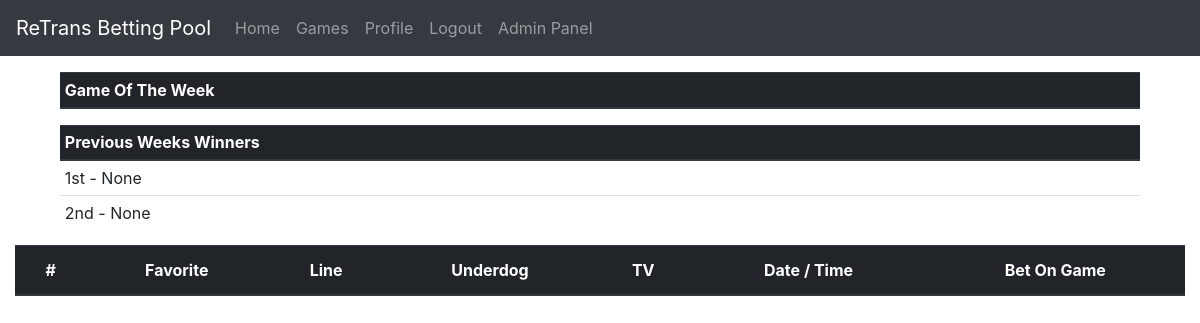
Before: / (signed in) with the older database file.
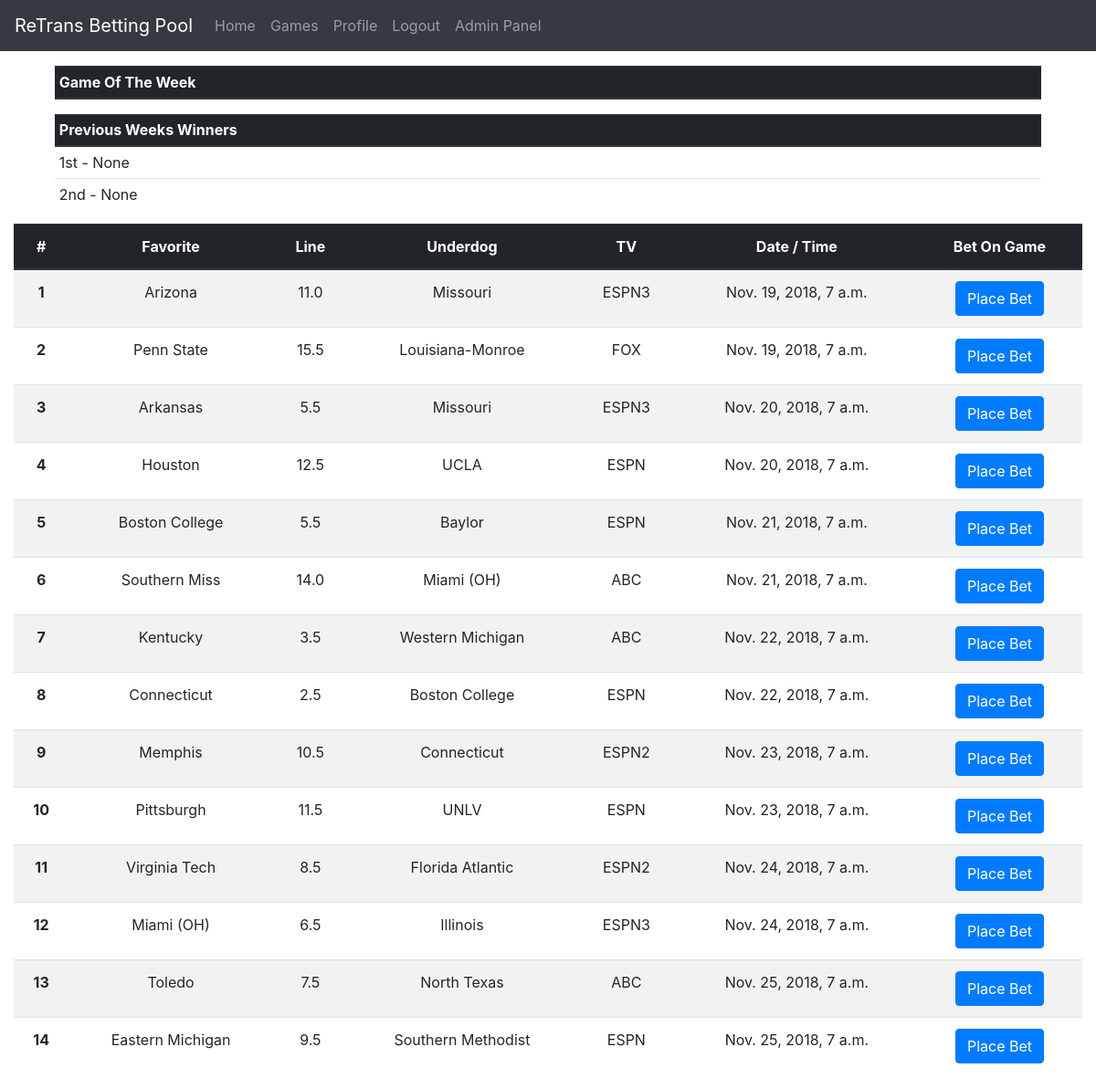
After: the same page with the newer database file.
### pool/models.py (models this page shows, shortened)
class Game(models.Model):
    favorite = models.ForeignKey(Team, on_delete=models.CASCADE, related_name='favorite')
    underdog = models.ForeignKey(Team, on_delete=models.CASCADE, related_name='underdog')
    home = models.ForeignKey(Team, on_delete=models.CASCADE, related_name='home')
    tv = models.CharField(max_length=12)
    date_time = models.DateTimeField()
    spread = models.FloatField()
    is_game_of_week = models.BooleanField(default=False)
    underdog_score = models.IntegerField(null=True, blank=True)
    favorite_score = models.IntegerField(null=True, blank=True)
    is_tie_breaker = models.BooleanField(default=False)

class Team(models.Model):
    name = models.CharField(max_length=64)
    class Meta:
        ordering = ["name"]

### pool/views.py (the view, shortened to what this page needs)
# urls.py: 2. Add a URL to urlpatterns:  path('', views.home, name='home')
@login_required
def home(request):
    dt = timezone.now()
    try:
        games = Game.objects.filter(date_time__range=(
            mondayOfSameWeek(lastWeek(dt)),
            sundayOfSameWeek(lastWeek(dt))
        ))
    except ObjectDoesNotExist:
        games = []
    try:
        bets = Bet.objects.filter(game__in=games)
    except ObjectDoesNotExist:
        bets = []
    points = {}
    first  = None
    second = None
    try:
        season     = Season.objects.get(start__lte=dt, end__gte=dt)
    except ObjectDoesNotExist:
        try:
            season = Season.objects.filter(end__lte=dt).order_by('end').last()
        except ObjectDoesNotExist:
            season = None
    if season != None:
        end = endOfSeasonalWeek(lastWeek(dt), season)
        if  end == None:
            end = datetime(season.end.year, season.end.month, season.end.day, tzinfo=dt.tzinfo)
    try:
        if season == None:
            raise ObjectDoesNotExist()
        games = Game.objects.filter(date_time__range=(
            datetime(season.start.year, season.start.month, season.start.day, tzinfo=dt.tzinfo), end
        ))
    except ObjectDoesNotExist:
        games = []
    try:
        bets = Bet.objects.filter(game__in=games)
    except ObjectDoesNotExist:
        bets = []
    points = {}
    for bet in bets:
        try:
            value = points[bet.user]
        except KeyError:
            value = 0
        if bet.game.underdog_score != None and bet.game.favorite_score != None:
            if bet.team == bet.game.underdog:
                if bet.game.favorite_score < (bet.game.underdog_score + bet.game.spread):
                    won = True
                else:
                    won = False
            else:
                if bet.game.underdog_score < (bet.game.favorite_score - bet.game.spread):
                    won = True
                else:
                    won = False
            if won:
                value = value + 1
                if bet.is_high_risk:
                    value = value + 5
                if bet.game.is_game_of_week:
                    value = value + 2
            else:
                if bet.is_high_risk:
                    value = value - 5
        points[bet.user] = value
    try:
        if season == None:
            raise ObjectDoesNotExist()
        games = games.filter(date_time__range=(startOfSeasonalWeek(lastWeek(dt), season), end))
    except ObjectDoesNotExist:
        games = []
    try:
        bets = Bet.objects.filter(game__in=games)
    except ObjectDoesNotExist:
        bets = []
    change = {}
    if season != None:
        try:
            value = points[request.user]
        except KeyError:
            points[request.user]     = 0
            if len(change)          != 0:
                change[request.user] = 0
    print("From WC Points:")
    for user in points:
        print(str(user) + ": " + str(points[user]))
    print("From WC Change:")
    for user in change:
        print(str(user) + ": " + str(change[user]))
    last_week = seasonalWeek(lastWeek(dt), season)
    this_week = seasonalWeek(         dt , season)
    print(str(last_week))
    print(str(this_week))
    return render(
        request, 'home.html',
        {
            'title': ("Winston Cup Week " + str(this_week)) if this_week != None else "Out of season",
            'games': Game.objects.filter(date_time__range=(lastWeek(dt), nextWeek(dt))).order_by('date_time'),
            'table_headers': ['Favorite', 'Line', 'Underdog', 'TV', 'Date / Time'],
            'first': first, 'second': second,
            'week_header': "Week " + str(last_week) if last_week != None else ""
        }
    )

### pool/views.py (called while the page is built)
def endOfSeasonalWeek(dt, season):
    if  season == None:
        try:
            season = Season.objects.get(start__lte=dt, end__gte=dt)
        except ObjectDoesNotExist:
            return None
    if dt.date() > season.end:
        return None
    i = startOfSeasonalWeek(dt, season) + timedelta(days=6)
    if  i.date() > season.end:
        i = datetime(season.end.year, season.end.month, season.end.day,              tzinfo=i.tzinfo)
    return  datetime(         i.year,          i.month,          i.day, 23, 59, 59, 999999, i.tzinfo)

def lastWeek(dt):
    return stripTime(dt) - timedelta(days=7)

def mondayOfSameWeek(dt):
    i =    stripTime(dt)
    j =      i.weekday()
    return i - timedelta(days=j)

def nextWeek(dt):
    return stripTime(dt) + timedelta(days=7)

def stripTime(dt):
    return datetime(dt.year, dt.month, dt.day, tzinfo=dt.tzinfo)

def seasonalWeek(dt, season):
    if  season == None:
        try:
            season = Season.objects.get(start__lte=dt, end__gte=dt)
        except ObjectDoesNotExist:
            return None
    if dt.date() > season.end:
        return None
    i = startOfSeasonalWeek(dt, season)
    j = 1
    while i.date() > season.start:
        i = i - timedelta(days=7)
        j = j + 1
    return j

def startOfSeasonalWeek(dt, season):
    if  season == None:
        try:
            season = Season.objects.get(start__lte=dt, end__gte=dt)
        except ObjectDoesNotExist:
            return None
    if dt.date() > season.end:
        return None
    i = stripTime(dt)
    if i.weekday() >= season.start.weekday():
        i = i - timedelta(days=(i.weekday()-season.start.weekday()))
    else:
        i = i - timedelta(days=i.weekday())
        i = i - timedelta(days=7)
        i = i + timedelta(days=season.start.weekday())
    if  i.date() < season.start:
        i = datetime(season.start.year, season.start.month, season.start.day, tzinfo=i.tzinfo)
    return i

def sundayOfSameWeek(dt):
    i =    stripTime(dt)
    j =  6 - i.weekday()
    k =  i + timedelta(days=j)
    return datetime(k.year, k.month, k.day, 23, 59, 59, 999999, k.tzinfo)

### pool/templates/home.html (shortened to what this page needs)
{% extends 'base.html' %}
{% block content %}
    <div class="container pt-3 panel">
        <div class="container-fluid">
            <div class="">
            <table class="table table-sm">
            <thead class="thead-dark">
                <tr>
                    <th scope="col">Game Of The Week</th>
                </tr>
            </thead>
            </table>
            </div>
            <div class="">
            <table class="table table-sm">
                <thead class="thead-dark">
                    <tr>
                        <th scope="col">Previous Weeks Winners</th>
                    </tr>
                </thead>
                <tbody>
                    <tr>
                        <td>1st - {{ first }}</td>
                    </tr>
                    <tr>
                        <td>2nd - {{ second }}</td>
                    </tr>
                </tbody>
            </table>
            </div>
        </div>
    </div>
    <div class="container-fluid text-center">
        <div >
            <table class="table table-striped">
            <thead class="thead-dark">
                <tr>
                    <th scope="col">#</th>
                    {% for header in table_headers %}
                        <th scope="col">{{ header }}</th>
                    {% endfor %}
                    <th scope="col">Bet On Game</th>
                </tr>
                </thead>
                <tbody>
                    {% for game in games %}
                        <tr>
                            <th scope="row">{{ forloop.counter }}</th>
                            <td>{{ game.favorite.name }}</td>
                            <td>{{ game.spread }}</td>
                            <td>{{ game.underdog.name }}</td>
                            <td>{{ game.tv }}</td>
                            <td>{{ game.date_time }}</td>
                            <td>
                                <button type="button" class="btn btn-primary" data-toggle="button" aria-pressed="false">
                                  Place Bet
                                </button>
                            </td>
                        </tr>
                    {% endfor %}
                </tbody>
            </table>
        </div>
    </div>
{% endblock %}

### pool/templates/base.html (shortened to what this page needs)
{% load static %}
<!DOCTYPE html>
<html lang="en">
  <head>
    <link rel="stylesheet" href="https://stackpath.bootstrapcdn.com/bootstrap/4.1.3/css/bootstrap.min.css">
  </head>
  <body>
    <nav class="navbar navbar-expand-lg navbar-dark bg-dark">
      <a class="navbar-brand" href="#">ReTrans Betting Pool</a>
      <div class="collapse navbar-collapse" id="navbarNav">
        <ul class="navbar-nav">
        {% if user.is_authenticated %}
          <li class="nav-item">
            <a class="nav-link" href="{% url 'home' %}">Home</a>
          </li>
          <li class="nav-item">
            <a class="nav-link" href="{% url 'games' %}">Games</a>
          </li>
          <li class="nav-item">
            <a class="nav-link" href="{% url 'profile' %}">Profile</a>
          </li>
          <li class="nav-item">
            <a class="nav-link" href="{% url 'logout' %}">Logout</a>
          </li>
            {% if user.is_superuser %}
            <li class="nav-item">
                <a class="nav-link" href="{% url 'admin:index' %}">Admin Panel</a>
            </li>
            {% endif %}
        {% endif %}
        </ul>
      </div>
    </nav>
    <main>
      {% block content %}
      {% endblock %}
    </main>
  </body>
</html>

Changed rows visible on the page:
added Game: favorite.name "Arizona", spread "11.0", underdog.name "Missouri", tv "ESPN3", date_time "Nov. 19, 2018, 7 a.m."
added Game: favorite.name "Penn State", spread "15.5", underdog.name "Louisiana-Monroe", tv "FOX", date_time "Nov. 19, 2018, 7 a.m."
added Game: favorite.name "Arkansas", spread "5.5", underdog.name "Missouri", tv "ESPN3", date_time "Nov. 20, 2018, 7 a.m."
added Game: favorite.name "Houston", spread "12.5", underdog.name "UCLA", tv "ESPN", date_time "Nov. 20, 2018, 7 a.m."
added Game: favorite.name "Boston College", spread "5.5", underdog.name "Baylor", tv "ESPN", date_time "Nov. 21, 2018, 7 a.m."
added Game: favorite.name "Southern Miss", spread "14.0", underdog.name "Miami (OH)", tv "ABC", date_time "Nov. 21, 2018, 7 a.m."
added Game: favorite.name "Kentucky", spread "3.5", underdog.name "Western Michigan", tv "ABC", date_time "Nov. 22, 2018, 7 a.m."
added Game: favorite.name "Connecticut", spread "2.5", underdog.name "Boston College", tv "ESPN", date_time "Nov. 22, 2018, 7 a.m."
added Game: favorite.name "Memphis", spread "10.5", underdog.name "Connecticut", tv "ESPN2", date_time "Nov. 23, 2018, 7 a.m."
added Game: favorite.name "Pittsburgh", spread "11.5", underdog.name "UNLV", tv "ESPN", date_time "Nov. 23, 2018, 7 a.m."
added Game: favorite.name "Virginia Tech", spread "8.5", underdog.name "Florida Atlantic", tv "ESPN2", date_time "Nov. 24, 2018, 7 a.m."
added Game: favorite.name "Miami (OH)", spread "6.5", underdog.name "Illinois", tv "ESPN3", date_time "Nov. 24, 2018, 7 a.m."
added Game: favorite.name "Toledo", spread "7.5", underdog.name "North Texas", tv "ABC", date_time "Nov. 25, 2018, 7 a.m."
added Game: favorite.name "Eastern Michigan", spread "9.5", underdog.name "Southern Methodist", tv "ESPN", date_time "Nov. 25, 2018, 7 a.m."
